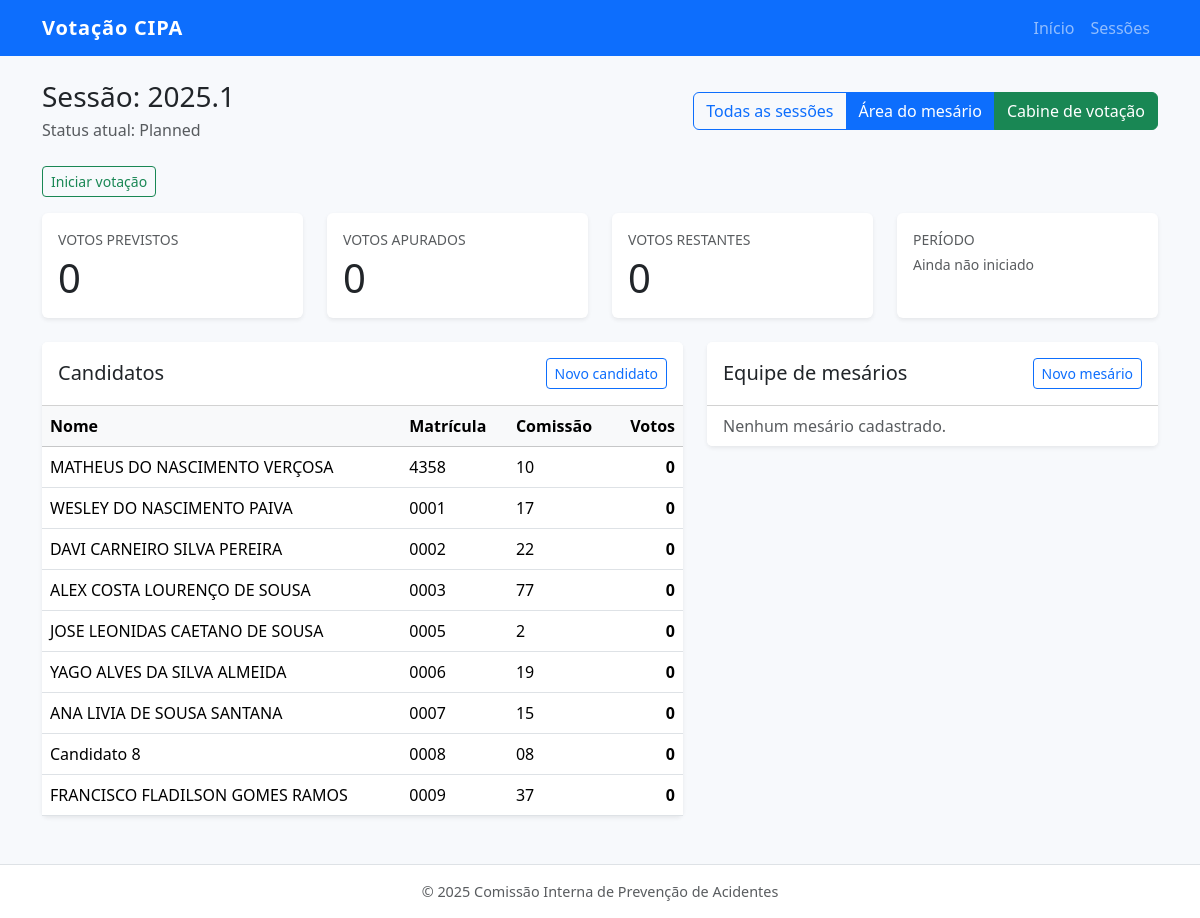
/sessions/1, run on the app's committed database.
### models.py (models this page shows)
class VotingSession(SQLModel, table=True):
    id: Optional[int] = Field(default=None, primary_key=True)
    code: str = Field(index=True, unique=True)
    expected_votes: int = Field(default=0, ge=0)
    status: SessionStatus = Field(default=SessionStatus.PLANNED)
    start_time: Optional[datetime] = Field(default=None)
    end_time: Optional[datetime] = Field(default=None)
    candidates: list["Candidate"] = Relationship(back_populates="session")
    poll_workers: list["PollWorker"] = Relationship(back_populates="session")
    permits: list["VotePermit"] = Relationship(back_populates="session")
    votes: list["Vote"] = Relationship(back_populates="session")

class Candidate(SQLModel, table=True):
    id: Optional[int] = Field(default=None, primary_key=True)
    name: str
    registration: str
    commission_number: str
    photo_url: Optional[str] = None
    session_id: int = Field(foreign_key="votingsession.id")
    session: "VotingSession" = Relationship(back_populates="candidates")
    votes: list["Vote"] = Relationship(back_populates="candidate")

### frontend/routes.py (the view)
@router.get("/sessions/{session_id}", response_class=HTMLResponse)
def session_detail(
    session_id: int, request: Request, db_session: Session = Depends(get_session)
) -> HTMLResponse:
    voting_session = db_session.get(VotingSession, session_id)
    if voting_session is None:
        raise HTTPException(status_code=404, detail="Sessão não encontrada")
    session_data = _session_overview(db_session, voting_session)
    candidates = db_session.exec(
        select(Candidate).where(Candidate.session_id == voting_session.id)
    ).all()
    workers = db_session.exec(
        select(PollWorker).where(PollWorker.session_id == voting_session.id)
    ).all()
    candidate_votes: List[Dict[str, Any]] = []
    for candidate in candidates:
        vote_count = db_session.exec(
            select(func.count(Vote.id)).where(Vote.candidate_id == candidate.id)
        ).one()
        vote_count = int(vote_count or 0)
        candidate_votes.append(
            {
                "id": candidate.id,
                "name": candidate.name,
                "registration": candidate.registration,
                "commission_number": candidate.commission_number,
                "photo_url": candidate.photo_url,
                "votes": vote_count,
            }
        )
    null_votes = db_session.exec(
        select(func.count(Vote.id)).where((Vote.session_id == voting_session.id) & (Vote.candidate_id == None))
    ).one()
    null_votes = int(null_votes or 0)
    context = {
        "request": request,
        "session": session_data,
        "session_status": SessionStatus,
        "candidates": candidate_votes,
        "null_votes": null_votes,
        "poll_workers": workers,
    }
    return templates.TemplateResponse("sessions/detail.html", context)

### templates/sessions/detail.html (shortened to what this page needs)
{% extends "base.html" %}
{% block content %}
  <div class="d-flex justify-content-between align-items-center mb-4">
    <div>
      <h1 class="h3 mb-1">Sessão: {{ session.code }}</h1>
      <p class="text-muted mb-0">Status atual: {{ session.status.value|replace('_', ' ')|title }}</p>
    </div>
    <div class="btn-group">
      <a class="btn btn-outline-primary" href="/sessions">Todas as sessões</a>
      <a class="btn btn-primary" href="/sessions/{{ session.id }}/mesario">Área do mesário</a>
      <a class="btn btn-success" href="/sessions/{{ session.id }}/cabine">Cabine de votação</a>
    </div>
  </div>
  <div class="mb-3">
    {% if session.status.value == 'planned' %}
      <button id="start-session" class="btn btn-outline-success btn-sm">Iniciar votação</button>
    {% elif session.status.value == 'in_progress' %}
      <button id="close-session" class="btn btn-outline-danger btn-sm">Encerrar votação</button>
    {% else %}
      <span class="badge text-bg-secondary">Sessão encerrada</span>
    {% endif %}
  </div>
  <div class="row g-4 mb-4">
    <div class="col-md-3">
      <div class="card shadow-sm border-0 h-100">
        <div class="card-body">
          <p class="text-muted text-uppercase small mb-1">Votos previstos</p>
          <p class="display-6 mb-0">{{ session.expected_votes }}</p>
        </div>
      </div>
    </div>
    <div class="col-md-3">
      <div class="card shadow-sm border-0 h-100">
        <div class="card-body">
          <p class="text-muted text-uppercase small mb-1">Votos apurados</p>
          <p class="display-6 mb-0">{{ session.total_votes }}</p>
        </div>
      </div>
    </div>
    <div class="col-md-3">
      <div class="card shadow-sm border-0 h-100">
        <div class="card-body">
          <p class="text-muted text-uppercase small mb-1">Votos restantes</p>
          <p class="display-6 mb-0">{{ session.remaining_votes }}</p>
        </div>
      </div>
    </div>
    <div class="col-md-3">
      <div class="card shadow-sm border-0 h-100">
        <div class="card-body">
          <p class="text-muted text-uppercase small mb-1">Período</p>
          <p class="mb-0">
            {% if session.start_time %}
              <small class="d-block">Início: {{ session.start_time.strftime('%d/%m/%Y %H:%M') }}</small>
            {% else %}
              <small class="d-block text-muted">Ainda não iniciado</small>
            {% endif %}
          </p>
        </div>
      </div>
    </div>
  </div>
  <div class="row g-4">
    <div class="col-lg-7">
      <div class="card shadow-sm border-0 mb-4">
        <div class="card-header bg-white py-3 d-flex justify-content-between align-items-center">
          <h2 class="h5 mb-0">Candidatos</h2>
          <button class="btn btn-sm btn-outline-primary" type="button" data-bs-toggle="collapse" data-bs-target="#candidateForm" aria-expanded="false" aria-controls="candidateForm">Novo candidato</button>
        </div>
        <div class="table-responsive">
          <table class="table table-hover mb-0 align-middle">
            <thead class="table-light">
              <tr>
                <th scope="col">Nome</th>
                <th scope="col">Matrícula</th>
                <th scope="col">Comissão</th>
                <th scope="col" class="text-end">Votos</th>
              </tr>
            </thead>
            <tbody>
              {% if candidates %}
                {% for candidate in candidates %}
                  <tr>
                    <td>{{ candidate.name }}</td>
                    <td>{{ candidate.registration }}</td>
                    <td>{{ candidate.commission_number }}</td>
                    <td class="text-end fw-semibold">{{ candidate.votes }}</td>
                  </tr>
                {% endfor %}
              {% else %}
                <tr>
                  <td colspan="4" class="text-center py-4 text-muted">
                    Nenhum candidato cadastrado.
                  </td>
                </tr>
              {% endif %}
            </tbody>
          </table>
        </div>
      </div>
    </div>
    <div class="col-lg-5">
      <div class="card shadow-sm border-0 mb-4">
        <div class="card-header bg-white py-3 d-flex justify-content-between align-items-center">
          <h2 class="h5 mb-0">Equipe de mesários</h2>
          <button class="btn btn-sm btn-outline-primary" type="button" data-bs-toggle="collapse" data-bs-target="#pollWorkerForm" aria-expanded="false" aria-controls="pollWorkerForm">Novo mesário</button>
        </div>
        <ul class="list-group list-group-flush">
          {% if poll_workers %}
            {% for worker in poll_workers %}
              <li class="list-group-item">
                <div class="fw-semibold">{{ worker.name }}</div>
                <small class="text-muted">Matrícula: {{ worker.registration }}</small>
              </li>
            {% endfor %}
          {% else %}
            <li class="list-group-item text-muted">Nenhum mesário cadastrado.</li>
          {% endif %}
        </ul>
      </div>
    </div>
  </div>
{% endblock %}

### templates/base.html (style rules this page uses)
body { background-color: #f7f9fc; }

### data on the page
VotingSession: code "2025.1", status.value "Planned"
Candidate: name "MATHEUS DO NASCIMENTO VERÇOSA", registration "4358", commission_number "10", votes "0"
Candidate: name "WESLEY DO NASCIMENTO PAIVA", registration "0001", commission_number "17", votes "0"
Candidate: name "DAVI CARNEIRO SILVA PEREIRA", registration "0002", commission_number "22", votes "0"
Candidate: name "ALEX COSTA LOURENÇO DE SOUSA", registration "0003", commission_number "77", votes "0"
Candidate: name "JOSE LEONIDAS CAETANO DE SOUSA", registration "0005", commission_number "2", votes "0"
Candidate: name "YAGO ALVES DA SILVA ALMEIDA", registration "0006", commission_number "19", votes "0"
Candidate: name "ANA LIVIA DE SOUSA SANTANA", registration "0007", commission_number "15", votes "0"
Candidate: name "Candidato 8", registration "0008", commission_number "08", votes "0"
Candidate: name "FRANCISCO FLADILSON GOMES RAMOS", registration "0009", commission_number "37", votes "0"

### other printed values
{{ session.expected_votes }} "0"
{{ session.total_votes }} "0"
{{ session.remaining_votes }} "0"
